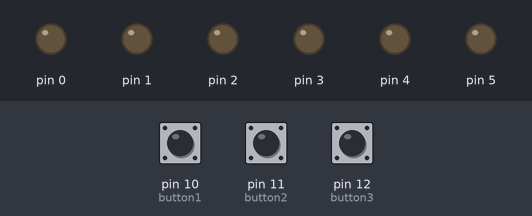
The sketch below on a simulated Arduino Uno, built with avr-gcc and run on an emulated ATmega328P. Shown: output pins drawn as LEDs (lit = HIGH). Dashed ring = blinking. The inputs (shaded band) are chosen by the test bench; at power-on: pin 10 (button1) HIGH, pin 11 (button2) HIGH, pin 12 (button3) HIGH.

Above: at 1.2 s.
1.3 s: pin 10 (button1) pulled LOW for 0.15 s
At 3.5 s:
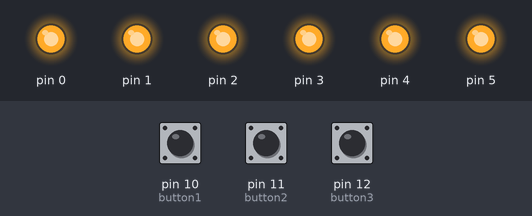
4.3 s: pin 11 (button2) pulled LOW for 0.15 s
At 4.52 s:
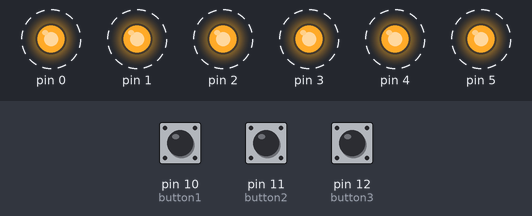
7.3 s: pin 11 (button2) pulled LOW for 1 s
At 9.6 s:
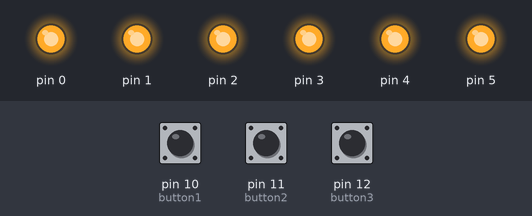
10.3 s: pin 11 (button2) pulled LOW for 3.2 s
At 10.37 s:
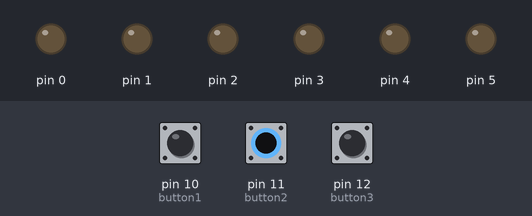
Timing chart, 0 to 15.4 s (numbered marks = the images above; inputs shaded):
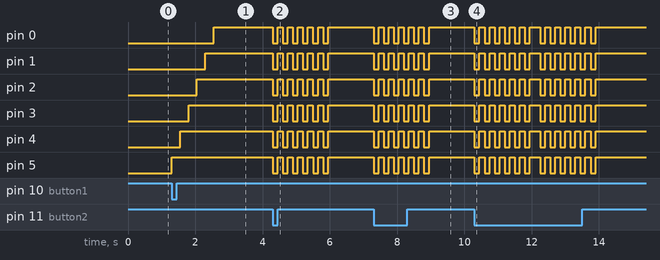

The sketch:

sketch_oct07a.ino
```cpp
#define button1 10
#define button2 11
#define button3 12

int name = strlen("rojina");

void setup() {
  pinMode(0, OUTPUT);
  pinMode(1, OUTPUT);
  pinMode(2, OUTPUT);
  pinMode(3, OUTPUT);
  pinMode(4, OUTPUT);
  pinMode(5, OUTPUT);


  pinMode(button1, INPUT);
  pinMode(button2, INPUT);
  pinMode(button3, INPUT);
}

void loop() {
  if (digitalRead(button1) == LOW) {
    for(int i=5;i>=0;i--){
      digitalWrite(i, HIGH);
      delay(250);
    }
  }
  if (digitalRead(button2) == LOW) {
    for(int j=0;j<name;j++){

        for(int i=0;i<name;i++){
          digitalWrite(i,LOW);
        }
          delay(150);

        for(int i=0;i<name;i++){
          digitalWrite(i,HIGH);
        }
          delay(150);
    }
    delay(150);
  }
  if (digitalRead(button3) == LOW) {
    for(int i=0;i<6;i++){
        digitalWrite(i,LOW);
      }
  }
}
```

Measured:
- after the input at 1.3 s, pin 0: LOW → HIGH after 1.3 s; pin 1: LOW → HIGH after 1.0 s; pin 2: LOW → HIGH after 0.75 s; pin 3: LOW → HIGH after 0.50 s; pin 4: LOW → HIGH after 0.25 s
- after the input at 4.3 s, pin 0–5: alternates HIGH for 0.15 s and LOW for 0.15 s, 12 changes in all, then stays HIGH, starting at once
- after the input at 7.3 s, pin 0–5: alternates HIGH for 0.15 s and LOW for 0.15 s, 12 changes in all, then stays HIGH, starting at once
- after the input at 10.3 s, pin 0–5: goes 5 × (LOW 0.15 s, HIGH 0.15 s), LOW 0.15 s, HIGH 0.30 s, 5 × (LOW 0.15 s, HIGH 0.15 s), LOW 0.15 s, then HIGH, starting at once
